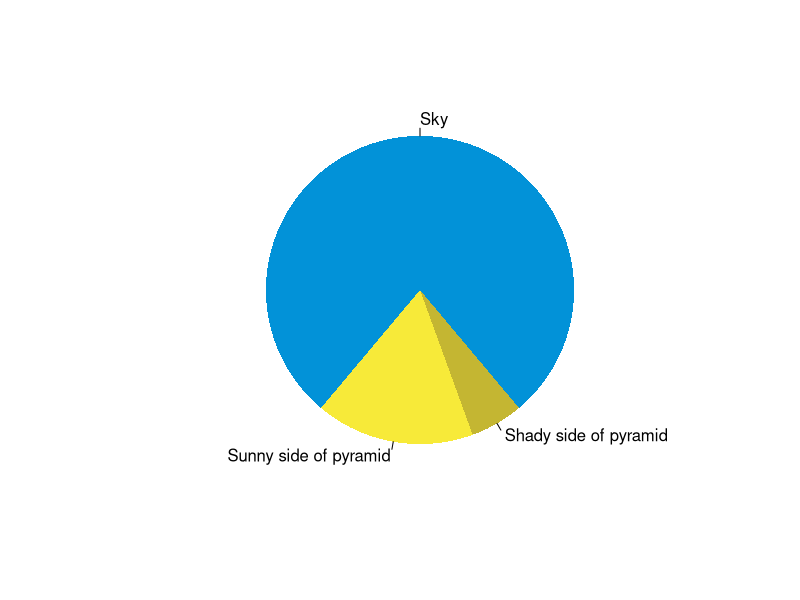

Here is the R script that generated this plot:
## ---- chunk 1
knitr::opts_chunk$set(echo = TRUE)
## ---- chunk 2
summary(cars)
## ---- chunk 3
pie(
  c(280, 60, 20),
  c('Sky', 'Sunny side of pyramid', 'Shady side of pyramid'),
  col = c('#0292D8', '#F7EA39', '#C4B632'),
  init.angle = -50, border = NA
)
